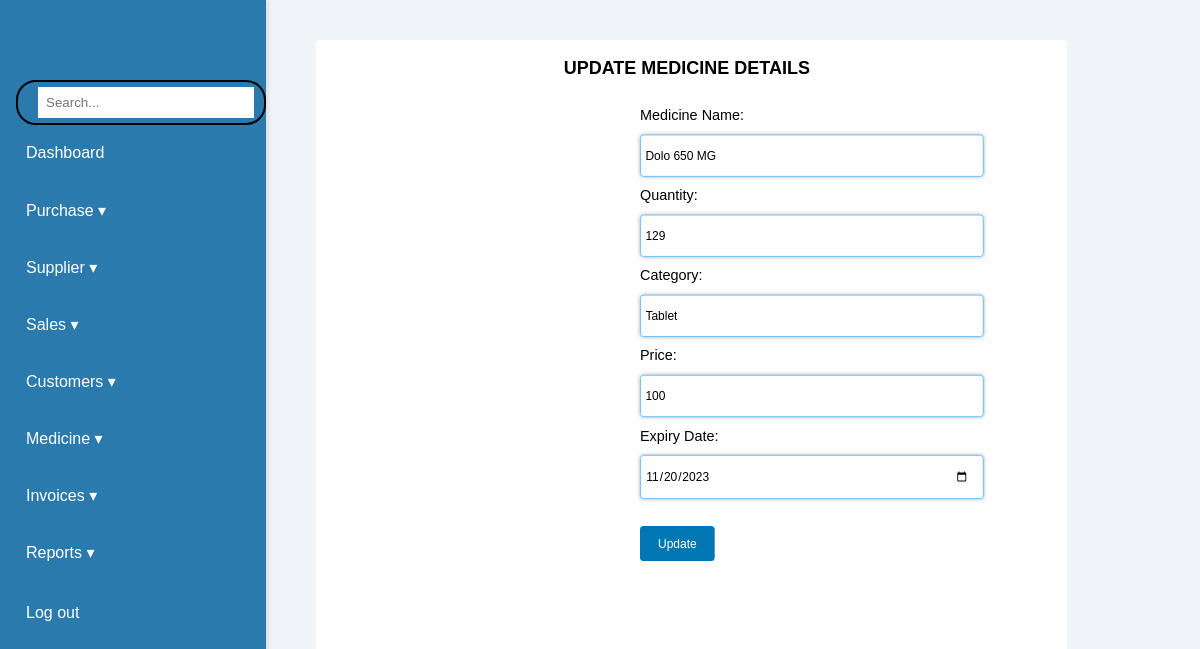
The app's page /Inventory-update.php?med=Dolo 650 MG&qty=129&cat=Tablet&sp=100&edate=2023-11-20 with its own data.
### tables this page shows
CREATE TABLE `meds` (
  `Medicine Name` varchar(50) NOT NULL,
  `Quantity` int(11) NOT NULL,
  `Category` varchar(20) NOT NULL,
  `Price` int(11) NOT NULL,
  `Expiry Date` date NOT NULL
);

### Inventory-update.php (the view, shortened to what this page needs)
<?php
include "config.php";
if (isset($_GET['med'])) {
    $medicineName = $_GET['med'];
    $qry1 = "SELECT * FROM meds WHERE `Medicine Name`='$medicineName'";
    $result = $conn->query($qry1);
    $row = $result->fetch_assoc();
}
?>
<!DOCTYPE html>
<html lang="en">
<head>
    <link rel="stylesheet" href="style.css">
    <link rel="stylesheet" href="Purchase.css">
</head>
<body>
<div class="container">
<aside class="sidebar">
            <div class="profile">
            </div>
            <div class="search-bar">
                <input type="text" id="searchInput" placeholder="Search..." onkeyup="filterCards()">
            </div>
            <nav>
                <ul>
                    <li>
                        <ion-icon name="home-outline"></ion-icon> <a href="index.php">Dashboard</a>
                    </li>
                    <li>
                        <span class="dropdown">
                            <ion-icon name="cart-outline"></ion-icon> Purchase &#9662;
                        </span>
                    </li>
                    <li>
                        <span class="dropdown">
                            <ion-icon name="person-add-outline"></ion-icon> Supplier &#9662;
                        </span>
                    </li>
                    <li>
                        <span class="dropdown">
                            <ion-icon name="cash-outline"></ion-icon> Sales &#9662;
                        </span>
                    </li>
                    <li>
                    <span class="dropdown">
                            <ion-icon name="people-circle"></ion-icon> Customers &#9662;
                        </span>
                    </li>
                    <li>
                        <span class="dropdown">
                            <ion-icon name="medkit-outline"></ion-icon> Medicine &#9662;
                        </span>
                    </li>
                    <li>
                        <span class="dropdown">
                            <ion-icon name="document-text-outline"></ion-icon> Invoices &#9662;
                        </span>
                    </li>
                    <li>
                        <span class="dropdown">
                            <ion-icon name="analytics-outline"></ion-icon> Reports &#9662;
                        </span>
                    </li>
                    <ul>
                    <li>
                        <ion-icon name="home-outline"></ion-icon> <a href="login.php">Log out</a>
                    </li>
                </ul>
            </nav>
        </aside>
        <br><br><br><br><br><br><br>
        <div class="one row" >
		<form action="Inventory-update.php" method="post">
        <div class="head">
	<h2> UPDATE MEDICINE DETAILS</h2>
	</div>
    <div class="column"style="margin-left:350px">
    <label for="med">Medicine Name:</label><br>
    <input type="text" name="med" value="<?php echo $row['Medicine Name']; ?>">
<p>
    <label for="qty">Quantity:</label><br>
    <input type="number" name="qty" value="<?php echo $row['Quantity']; ?>">
</p>
<p>
    <label for="cat">Category:</label><br>
    <input type="text" name="cat" value="<?php echo $row['Category']; ?>">
</p>
<p>
    <label for="sp">Price: </label><br>
    <input type="number"  name="sp" value="<?php echo $row['Price']; ?>">
</p>
<p>
    <label for="edate">Expiry Date:</label><br>
    <input type="date" name="edate" value="<?php echo $row['Expiry Date']; ?>">
</p>
                <input type="submit" name="update" value="Update">
                </div>
				</form>
		</div>
	</div>
</body>
    </html>

### style.css (style rules this page uses)
body { font-family: 'Poppins', sans-serif; margin: 0; padding: 0; background-color: #f1f5f9; }
.container { display: flex; height: 100vh; }
.sidebar .profile { display: flex; align-items: center; margin-top: 40px; margin-bottom: 20px; }
.sidebar { width: 280px; background-color: #2b7aae; color: white; padding-left: 1rem; box-shadow: 2px 0 5px rgba(0, 0, 0, 0.1); z-index: 100; }
.sidebar nav ul { list-style-type: none; padding: 0; }
.sidebar nav ul li { padding: 15px 0; cursor: pointer; transition: background-color 0.3s; position: relative; width: 100%; margin-bottom: 0.5rem; }
.sidebar nav ul li a { text-decoration: none; color: white; }
.dropdown { cursor: pointer; display: flex; align-items: center; }
.search-bar { display: flex; align-items: center; border: 2px solid black; border-radius: 20px; padding: 5px 10px; width: 250px; }
.search-bar input { border: none; outline: none; padding: 8px; width: 100%; }
* { margin: 0; padding: 0; font-family: 'Poppins', sans-serif; box-sizing: border-box; }
h2 { font-size: 2em; color:aliceblue; text-align: center; }

### Purchase.css (style rules this page uses)
.one { border-radius: 5px; box-sizing: border-box; background-color: white; padding: 20px; padding-left: 10px; width: 80%; margin: 0 auto; margin-top: 0%; margin-bottom: 0%; margin-left: 50px; margin-right: 50px; font-family: Arial; transform-origin:0%; transform: scale(0.9); }
.column { float: left; width: 50%; }
.row:after { content: ""; display: table; clear: both; }
.column input[type=text],input[type=number],input[type=date],select { width: 95%; padding: 15px; padding-left: 5px; border: 1px solid #61bffd; border-radius: 4px; box-shadow: 0 0 5px rgba(0, 0, 0, 0.3); }
label { padding: 12px 12px 12px 0; display: inline-block; }
input[type=submit] { background-color: #0077b3; color: white; padding: 12px 20px; border: none; border-radius: 4px; cursor: pointer; display:inline-block; margin-top:20px; margin-top: 30px; }
.head h2 { color:black ; margin-bottom: 20px; font-size:20px ; align-items: flex-end; }

### records on screen
meds: med "Dolo 650 MG", qty "129", cat "Tablet", sp "100", edate "11/20/2023"
